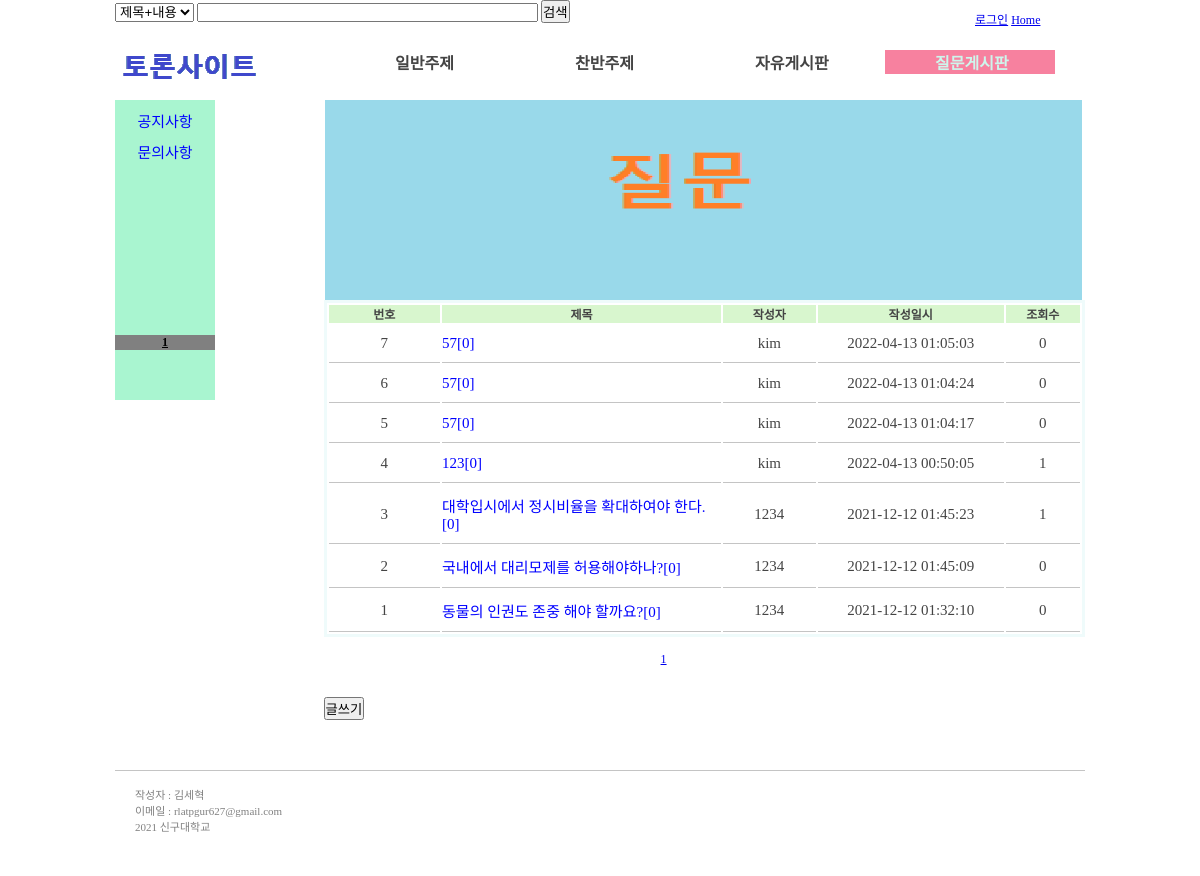
Screenshot of /board.php with the database file from the repository.
### tables this page shows
CREATE TABLE IF NOT EXISTS `board_list` (
  `num` int(11) NOT NULL AUTO_INCREMENT,
  `board_name` varchar(100) NOT NULL,
  `date` datetime DEFAULT NULL,
  PRIMARY KEY (`num`)
);

CREATE TABLE IF NOT EXISTS `board` (
  `keey` int(11) unsigned NOT NULL AUTO_INCREMENT,
  `bid` varchar(50) DEFAULT NULL,
  `num` int(11) DEFAULT NULL,
  `writer` varchar(20) DEFAULT NULL,
  `title` varchar(60) DEFAULT NULL,
  `content` text DEFAULT NULL,
  `regtime` varchar(20) DEFAULT NULL,
  `hits` int(11) DEFAULT NULL,
  `img` varchar(50) DEFAULT NULL,
  PRIMARY KEY (`keey`)
);

### board.php (the view, shortened to what this page needs)
<!DOCTYPE html>
<html lang="en" dir="ltr">
  <head>
    <link rel="stylesheet" type="text/css"href="css/common.css">
    <link rel="stylesheet" type="text/css"href="css/header.css">
	<link rel="stylesheet" type="text/css"href="css/nomer.css">
	<link rel="stylesheet" type="text/css"href="css/side.css">
  </head>
  <body>
<div id="all">
      <header>
	   <div id="search_box">
    <form action="board/search_result.php" method="get">
      <select name="catgo">
	   <option value="titles">제목+내용</option>
      </select>
      <input type="text" name="search" size="40" required="required" /> <button>검색</button>
    </form>
    </div>
        <a href="index.php"><img id="logo" src="img/logo.png"></a>
        <nav id="top_menu">
      <a href="login/login_name.php">로그인</a>  <a href="index.php">Home</a>
        </nav>
        <nav id="top_menu2">
          <ul>
            <div class="nor1"  onclick="location.href='normal.php?bid=normal'"> <li>일반주제</li></div>
            <div class="nor1" onclick="location.href='yesno.php?bid=yesno';">  <li>찬반주제 </li></div>
            <div class="nor1" onclick="location.href='free.php?bid=free';">    <li>자유게시판</li></div>
            <div class="nor" onclick="location.href='board.php?bid=board';">  <li>질문게시판</li></div>
          </ul>
        </nav>
      </header>
	 <body>
      <section id="main">
<div id="side">
	  <?php
	$bid='board';
	?>
<?php
	require("db_connect.php");
	$numL= 5;
	$numLinkes= 3;
	$pages = empty($_REQUEST["pages"]) ? 1 : $_REQUEST["pages"];
	$stats = ($pages -1) * $numL;
	$name=strlen($bid);
	$query3 = $db->query("select *  from board_list where board_name like '$bid%' order by num desc limit $stats,$numL");
	while ($row = $query3->fetch()) {
	$str = substr($row['board_name'], $name);
	if($str==$_REQUEST["bid"]){
		$side_bord="side_bord";
	}else{
		$side_bord="side_bord1";
	}
?>
<div class="str">
 <td style="text-align:left;">
   <div class=<?=$side_bord?> onclick="location.href='board.php?bid=<?=$str?>&pages=<?=$pages?>&mainbid=board'"><?php echo"$str"?></div>
 </td>
	</div>
	 <?php
$firstLinks = floor(($pages - 1)/$numLinkes)*$numLinkes+1;
	$lastLinks = $firstLinks + $numLinkes -1;
	$mainbid="board";
	$numRecords = $db->query("select count(*) from  board_list  where board_name like '$mainbid%' ")->fetchColumn();
	$numPages = ceil($numRecords / $numL);
	if($lastLinks  >$numPages){
	   $lastLinks = $numPages;
	}
}
?>
<div class="pa">
<?php
		for ($i2=$firstLinks; $i2 <= $lastLinks; $i2++){
?>
			<a href="<?=$bid?>.php?bid=<?=$bid?>&pages=<?=$i2?>"> <?=($i2 == $pages) ? "<u>$i2</u>" : $i2?> </a>
<?php
		}
?>
</div>
 </div>
        <div id="">
          <img id ="img"src="img/board.png" alt="">
        </div>
		 <div class="border1">
            <table id=border1>
                <tr>
                    <th class="num"    >번호    </th>
                    <th class="title"  >제목    </th>
                    <th class="writer" >작성자  </th>
                    <th class="regtime">작성일시</th>
                    <th class="hits"   >조회수  </th>
                </tr>
          </div>
			<div class="border1">
            	<?php
				$numLines= 10;
				$numLinke= 3;
			   $page = empty($_REQUEST["page"]) ? 1 : $_REQUEST["page"];
			   $stat = ($page -1) * $numLines;
			  $bid = empty($_REQUEST["bid"]) ? "free" : $_REQUEST["bid"];
              $query = $db->query("select * from board  where bid='$bid' order by num desc limit $stat,$numLines");
			  while ($row = $query->fetch()) {
			  $data = $db->query ("select count(*) from reply where con_num='".$row['num']."'and board='".$bid."'")->fetchColumn();
			$boardtime = $row['regtime'];
          $timenow = date("Y-m-d H:i:s");
			$beforeDay = date("Y-m-d H:i:s", strtotime($timenow." -24 hours"));
          if($timenow>=$boardtime&&$beforeDay<=$boardtime){
            $img = "<img src='img/new.png' alt='new' title='new' />";
          }else{
            $img ="";
        }
				$imgs ="board/".$row['img'];
				?>
                <tr class="borard_link">
                    <td id="a" ><?php echo"$row[num] "?><img id ="imgs" src="<?=$imgs?>"onerror="this.style.display='none'" alt="" ></td>
                    <td style="text-align:left;">
                     <a href="board/view.php?bid=<?=$bid?>&num=<?php echo"$row[num]"?>&page=<?=$page?>&mainbid=<?=$mainbid?>"><?php  echo"$row[title]"?><?php  echo"[",$data,"]"?><?php echo $img; ?></a></td>
                    <td><?php echo"$row[writer]"?></td>
                    <td><?php echo"$row[regtime]"?></td>
                    <td><?php echo"$row[hits]"?></td>
                </tr>
             <?php
            	}
			?>
			<br>
<?php
	$firstLink = floor(($page - 1)/$numLinke)*$numLinke+1;
	$lastLink = $firstLink + $numLinke -1;
	$numRecords = $db->query("select count(*) from  board  where bid='$bid' ")->fetchColumn();
	$numPage = ceil($numRecords / $numLines);
	$mainbid="board";
	if($lastLink  >$numPage){
	   $lastLink = $numPage;
	}
?>
<div style="width:680px; text-align:center;">
<?php
		for ($i=$firstLink; $i <= $lastLink; $i++){
?>
			<a class="nones" href="board.php?bid=<?=$bid?>&page=<?=$i?>"> <?=($i == $page) ? "<u>$i</u>" : $i?> </a>
<?php
		}
?>
</div>
<br><br>
<?php
if($_SESSION["userId"]!="admin" and $bid=='공지사항'){
?>
<?php
}else{
	?>
	<input type="button" value="글쓰기"
       onclick="location.href='board/write.php?bid=<?=$bid?>&a=<?=$mainbid?>'">
	<?php
}
?>
</div>
  </section>
<footer>
    <p>
        <span>작성자 : 김세혁</span><br/>
        <span>이메일 : rlatpgur627@gmail.com</span><br/>
        <span>2021 신구대학교</span>
    </p>
</footer>
</div>
<br>
  </body>
</html>

### css/common.css (style rules this page uses)
* { margin:0; padding:0; }
body { font-family:"맑은 고딕","돋움"; font-size: 12px; color: #444444; }
ul { list-style-type: none; }
#all { width:970px; height:auto; margin: 0 auto; }

### css/header.css (style rules this page uses)
header { height:100px; position: relative; }
header #logo { position: relative; top: 30px; }
header #top_menu { position: absolute; top: 10px; left: 860px; }
header #top_menu2 { width: 757px; height: 38px; background-repeat: no-repeat; position: absolute; top: 40px; left:210px; }
header #top_menu2 ul { margin-top:10px; margin-left:10px; display:flex; }
header #top_menu2 li { display: inline-block; margin:0px 40px 0 50px; font-size: 16px; text-align:center; font-weight:bold; }
header #top_menu2 div { margin-left:10px; width:170px; }
header #top_menu2 .nor { background-color:#F7819F; color:#CEF6EC; cursor: pointer; }
header #top_menu2 .nor1 { cursor: pointer; }
footer { margin-top:50px; position:relative; width: 100%; height: 90px; bottom: 0px; border-top: 1px solid #c4c4c4; padding-top: 15px; color: #808080; font-size: 11px; float: left; }
footer p span { display: inline-block; margin-left: 20px; }

### css/nomer.css (style rules this page uses)
section#main { width: 970px; height:auto; margin-top: auto; position: relative; }
section#main #img { width: 757px; height:200px; position: relative; float: right; margin-right:3px; }
.nones { color: -webkit-link; cursor: pointer; text-decoration: none; }
section#main .border1 { position: relative; width:78.5%; float: right; }
section#main #border1 { border: 3px solid #EFFBFB; text-align:center; width:100%; }
section#main #border1 th { background-color: #D8F6CE; }
section#main #border1 td { padding-top:10px; padding-bottom:10px; font-size:15px; border-bottom: 1px solid #c4c4c4; }
section#main #border1 .num { width:12%; }
section#main #border1 .title { width:30%; }
section#main #border1 .writer { width:10%; }
section#main #border1 .regtime { width:20%; }
section#main #border1 .hits { width:8%; }
section#main #border1 .borard_link a:link { text-decoration:none; color:blue; }

### css/side.css (style rules this page uses)
#side { position:relative; height:300px; width:100px; color:blue; background-color:#A9F5D0; float: left; text-align:center; }
.str { font-size:15px; font-style:bold; margin-top:10px; }
.side_bord1 { cursor: pointer; }
#side a:link { text-decoration: none; font-weight: bolder; color: black; }
.pa { width:100px; text-align:center; background-color:grey; position:absolute; left:0px; bottom: 50px; }

### rows the page displays
board_list: board_name "공지사항"
board_list: board_name "문의사항"
board: num "7", title "57", data "0", writer "kim", regtime "2022-04-13 01:05:03", hits "0"
board: num "6", title "57", data "0", writer "kim", regtime "2022-04-13 01:04:24", hits "0"
board: num "5", title "57", data "0", writer "kim", regtime "2022-04-13 01:04:17", hits "0"
board: num "4", title "123", data "0", writer "kim", regtime "2022-04-13 00:50:05", hits "1"
board: num "3", title "대학입시에서 정시비율을 확대하여야 한다.", data "0", writer "1234", regtime "2021-12-12 01:45:23", hits "1"
board: num "2", title "국내에서 대리모제를 허용해야하나?", data "0", writer "1234", regtime "2021-12-12 01:45:09", hits "0"
board: num "1", title "동물의 인권도 존중 해야 할까요?", data "0", writer "1234", regtime "2021-12-12 01:32:10", hits "0"
